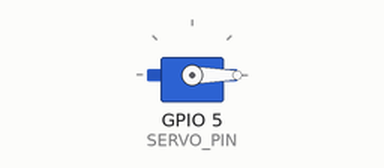
Simulated run of this sketch. Board: ESP32. Shown: servo.

Above: at 0.05 s.
At 2.0 s:
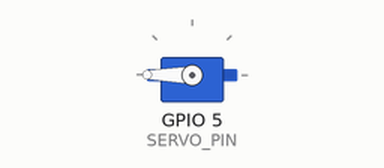
At 4.0 s:
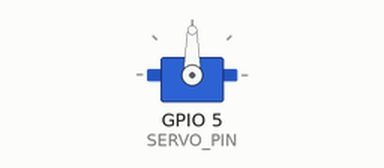
Timing chart, 0 to 5.2 s (numbered marks = the images above):
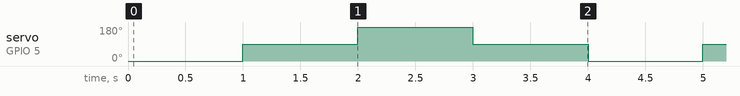

Measured:
- by itself, servo on GPIO 5 (SERVO_PIN): repeats every 4.0 s: 180° 1.0 s, 90° 1.0 s, 0° 1.0 s, 90° 1.0 s

The sketch:

esp_servo.ino
```cpp
#include <ESP32Servo.h>
// https://kanpapa.com/today/2022/12/esp32-otafab-study-servo.html

#define SERVO_PIN 5

Servo myServo;

void setup() {
  myServo.attach(SERVO_PIN);
}

void loop() {
  myServo.write(0);
  delay(1000);
  myServo.write(90);
  delay(1000);
  myServo.write(180);
  delay(1000);
  myServo.write(90);
  delay(1000);
}
```
